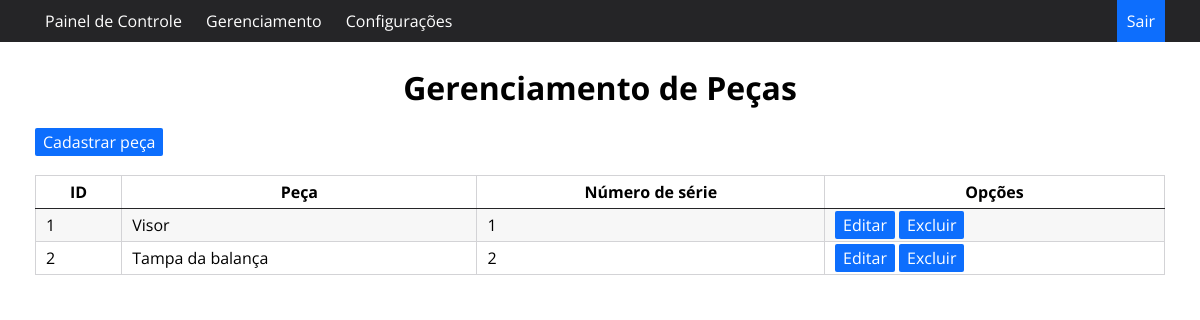
/gerenciamentopecas, run on the app's committed database.
### app.py (models this page shows, shortened)
class Peca(db.Model):
    id = db.Column('id', Integer, primary_key=True, autoincrement=True)
    datainsercao = db.Column('datainsercao', String(500), nullable=False)
    peca = db.Column('peca', String(255), nullable=False)
    nserie = db.Column('nserie', Integer)

### app.py (the view)
@app.route('/gerenciamentopecas', methods=['GET', 'POST'])
def gerenciamentopecas():
    pecas = Peca.query.all()
    return render_template('gerenciamentopecas.html', pecas=pecas)

### templates/gerenciamentopecas.html (shortened to what this page needs)
<!DOCTYPE html>
<html lang="pt-br">
<head>
    <link rel="stylesheet" href="{{ url_for('static', filename='estilo.css') }}">
</head>
<body>
    <nav id="menu-h">
        <ul>
            <li><a href="/paineldecontrole">Painel de Controle</a></li>
            <li><a href="#">Gerenciamento</a>
        </li>
        <li><a href="#">Configurações</a>
        </li>
            <li id="sair"><a href="#">Sair</a></li>
        </ul>
    </nav>
    <br>
    <br>
    <br>
    <h1>Gerenciamento de Peças</h1>
    <div class="container">
    <br>
    <a href="/cadastrarpeca" class="btn btn-success" id="btn_prin">Cadastrar peça</a>
    <br>
    <br>
    <table>
    <thead>
        <tr>
            <th>ID</th>
            <th>Peça</th>
            <th>Número de série</th>
            <th>Opções</th>
        </tr>
    </thead>
    <tbody>
    {% for peca in pecas %}
        <tr>
            <td>{{ peca.id }}</td>
            <td>{{ peca.peca }}</td>
            <td>{{ peca.nserie }}</td>
            <td>
                <a href="/editarpeca/{{ peca.id }}" class="btn" methods="GET">Editar</a>
                <a href="/excluirpeca/{{ peca.id }}" class="btn">Excluir</a>
            </td>
        </tr>
    {% endfor %}
    </tbody>
</table>
</div>
</body>
</html>

### static/estilo.css (style rules this page uses)
:root { --cor-hover: #0d6efd; --cor-fundo: rgb(37, 37, 39); --cor-kpi: #F7CB05; --cor-primaria: rgb(211, 211, 214); }
* { margin: 0 auto; padding: 0; box-sizing: border-box; font-family: 'Open Sans', sans-serif; }
h1 { max-width: 1130px; text-align: center; }
.container { max-width: 1130px; }
#menu-h { background-color: var(--cor-fundo); }
#menu-h ul { max-width: 1130px; list-style: none; padding: 0; background-color: var(--cor-fundo); }
#menu-h ul li { display: inline; position: relative; }
#menu-h ul li a { text-decoration: none; color: #fff; padding: 10px; display: inline-block; transition: background .2s; }
#menu-h ul #sair { float: right; background-color: var(--cor-hover); }
#menu-h { position: fixed; width: 100%; }
#btn_prin { max-width: 1130px; }
table { width: 1130px; caption-side: bottom; border-collapse: collapse; }
table, th, td { border: 1px solid var(--cor-primaria); border-collapse: collapse; }
th, td { padding: 5px 10px; }
th { border-bottom-color: var(--cor-fundo); background-color: white; }
table tr:nth-child(odd) { background-color: rgb(247, 247, 247); }
table tr:nth-child(even) { background-color: white; }
.btn { border: none; padding: 3px 8px 3px 8px; background-color: var(--cor-hover); color: white; cursor: pointer; transition: background .2s; border-radius: 2px; text-decoration: none; }

### data on the page
Peca: id "1", peca "Visor", nserie "1"
Peca: id "2", peca "Tampa da balança", nserie "2"
